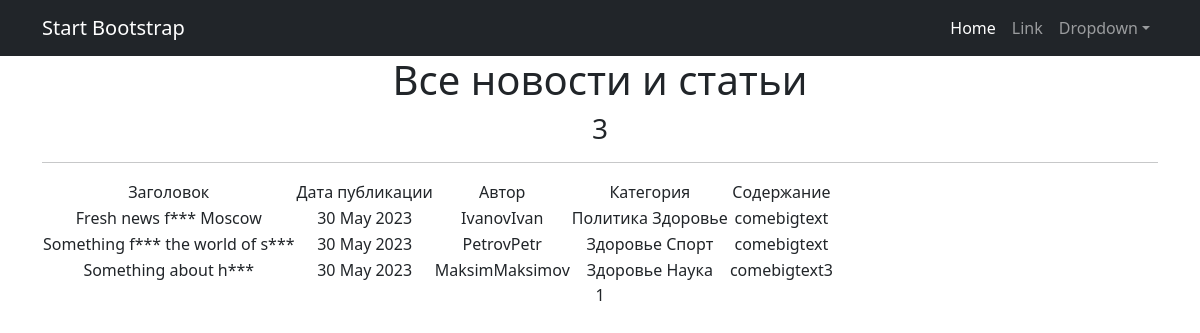
Page /content/ on the earlier database version.
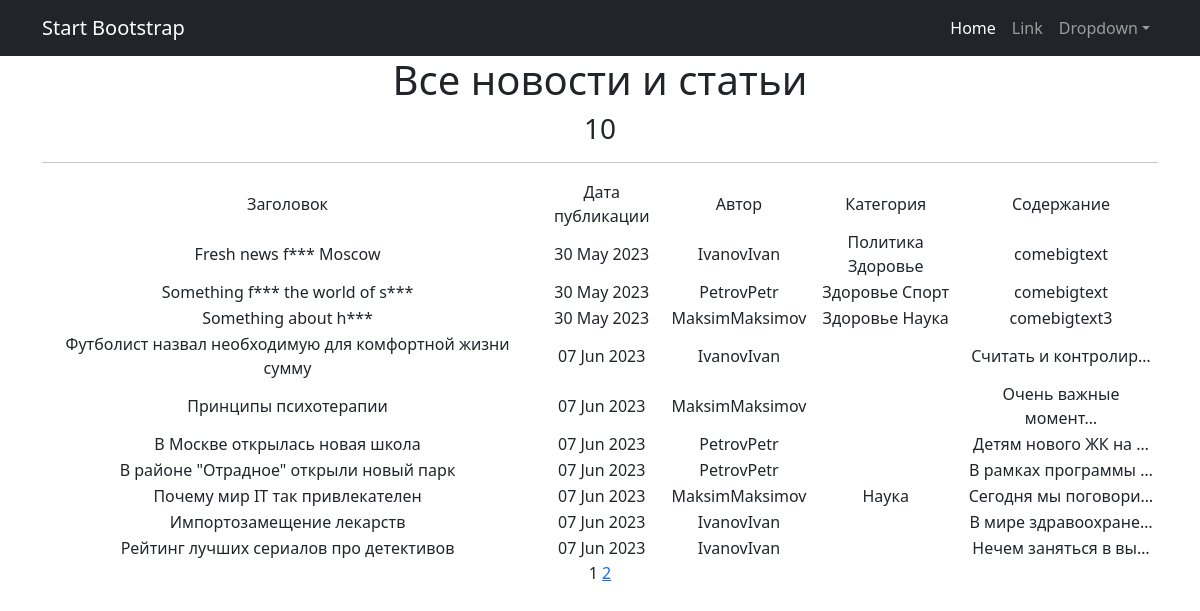
Same page on the later database version.
### Composition/models.py (models this page shows, shortened)
class Post(models.Model):
    NEWS = 'NW'
    ARTICLE = 'AR'
    author = models.ForeignKey(Author, on_delete=models.CASCADE)
    postType = models.CharField(max_length=2, choices=POST_TYPES, default=NEWS)
    addTime = models.DateTimeField(auto_now_add=True)
    postCategory = models.ManyToManyField("Category", through='PostCategory')
    title = models.CharField(max_length=128)
    content = models.TextField()
    postRating = models.SmallIntegerField(default=0)

class Author(models.Model):
    authorUser = models.OneToOneField(User, on_delete=models.CASCADE)
    authorRating = models.SmallIntegerField(default=0)
    def __str__(self):
        return f'{self.authorUser}'

class Category(models.Model):
    categoryName = models.CharField(max_length=64, unique=True)

### Composition/views.py (the view)
# urls.py: path('', NewsList.as_view(), name='news_list'),
class NewsList(ListView):
    model = Post
    ordering = 'addTime'
    template_name = 'all_news.html'
    context_object_name = 'all_news'
    paginate_by = 10
    def get_queryset(self):
        queryset = super().get_queryset()
        self.filterset = PostFilter(self.request.GET, queryset)
        return self.filterset.qs
    def get_context_data(self, **kwargs):
        context = super().get_context_data(**kwargs)
        context['add_time'] = Post.addTime
        context['filterset'] = self.filterset
        return context

### Composition/templatetags/custom_filters.py (called while the page is built)
@register.filter()
def censor(content):
    text = content.split()
    for i, word in enumerate(text):
        if word in bad_words:
            text[i] = word[0] + '***'
    return ' '.join(text)

### Composition/templatetags/custom_tags.py (called while the page is built)
@register.simple_tag(takes_context=True)
def url_replace(context, **kwargs):
   d = context['request'].GET.copy()
   for k, v in kwargs.items():
       d[k] = v
   return d.urlencode()

### templates/all_news.html (shortened to what this page needs)
{% extends 'flatpages/default.html' %}
{% load custom_filters %}
{% load custom_tags %}
{% block content %}
<h1>Все новости и статьи</h1>
<h3>{{ all_news|length }}</h3>
 <hr>
   {% if all_news %}
       <table>
           <tr>
               <td>Заголовок</td>
               <td>Дата публикации</td>
               <td>Автор</td>
               <td>Категория</td>
               <td>Содержание</td>
           </tr>
           {% for news in all_news %}
           <tr>
               <td>{{ news.title|censor }}</td>
               <td>{{ news.addTime|date:'d M Y'}}</td>
               <td>{{ news.author }}</td>
                <td>{% for cat in news.postCategory.all %}
                    {{ cat.categoryName }}
                     {% endfor %}
                </td>
               <td>{{ news.content|truncatechars:20|censor }}</td>
           </tr>
           {% endfor %}
       </table>
   {% else %}
       <h2>Статей и новостей нет!</h2>
   {% endif %}
   {{ page_obj.number }}
   {% if page_obj.has_next %}
       <a href="?{% url_replace page=page_obj.next_page_number %}">{{ page_obj.next_page_number }}</a>
   {% endif %}
{% endblock content %}

### templates/flatpages/default.html (shortened to what this page needs)
<!DOCTYPE html>
<html lang="en">
    <head>
        {% load static %}
        <link href="{% static 'css/styles.css' %}" rel="stylesheet" />
    </head>
    <body>
        <nav class="navbar navbar-expand-lg navbar-dark bg-dark">
            <div class="container">
                <a class="navbar-brand" href="#">Start Bootstrap</a>
                <div class="collapse navbar-collapse" id="navbarSupportedContent">
                    <ul class="navbar-nav ms-auto mb-2 mb-lg-0">
                        <li class="nav-item"><a class="nav-link active" aria-current="page" href="#">Home</a></li>
                        <li class="nav-item"><a class="nav-link" href="#">Link</a></li>
                        <li class="nav-item dropdown">
                            <a class="nav-link dropdown-toggle" id="navbarDropdown" href="#" role="button" data-bs-toggle="dropdown" aria-expanded="false">Dropdown</a>
                        </li>
                    </ul>
                </div>
            </div>
        </nav>
        <div class="container">
            <div class="row">
                <div class="col-lg-12 text-center">
                    {% block content %}{% endblock content %}
                </div>
            </div>
        </div>
    </body>
</html>

Differences in the rows shown:
added Post: title|censor "Футболист назвал необходимую для комфортной жизни сумму", addTime "07 Jun 2023", author "IvanovIvan", content|censor "Считать и контролир…"
added Post: title|censor "Принципы психотерапии", addTime "07 Jun 2023", author "MaksimMaksimov", content|censor "Очень важные момент…"
added Post: title|censor "В Москве открылась новая школа", addTime "07 Jun 2023", author "PetrovPetr", content|censor "Детям нового ЖК на …"
added Post: title|censor "В районе \"Отрадное\" открыли новый парк", addTime "07 Jun 2023", author "PetrovPetr", content|censor "В рамках программы …"
added Post: title|censor "Почему мир IT так привлекателен", addTime "07 Jun 2023", author "MaksimMaksimov", content|censor "Сегодня мы поговори…", Category (categoryName "Наука")
added Post: title|censor "Импортозамещение лекарств", addTime "07 Jun 2023", author "IvanovIvan", content|censor "В мире здравоохране…"
added Post: title|censor "Рейтинг лучших сериалов про детективов", addTime "07 Jun 2023", author "IvanovIvan", content|censor "Нечем заняться в вы…"
Other differences:
{{ all_news|length }}: "3" → "10"
{{ page_obj.next_page_number }}: (not shown) → "2"
